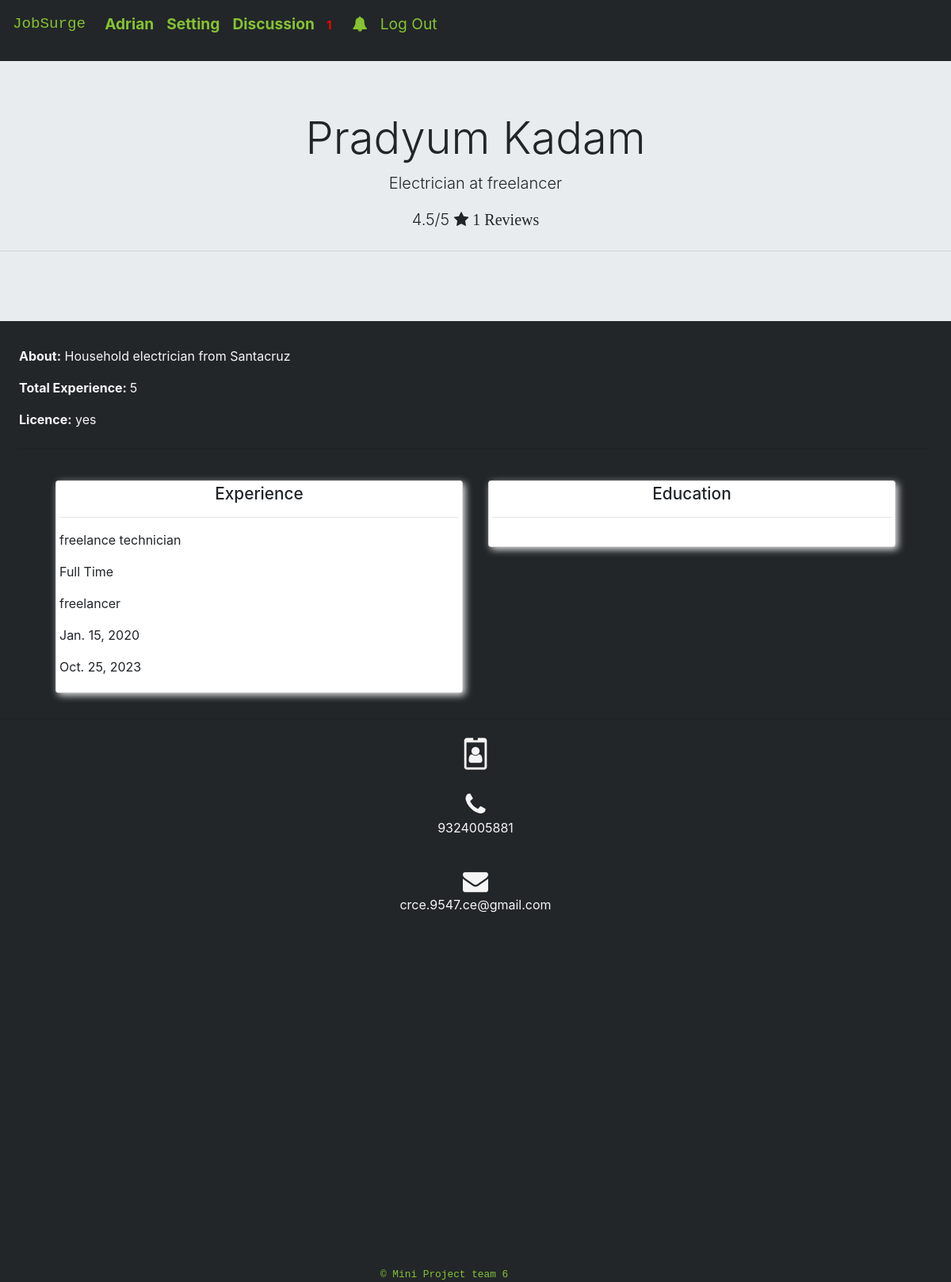
The page /account/profile/pradyum-8 (signed in) on the database its author committed.
### account/models.py (models this page shows, shortened)
class User(AbstractUser):
    username = models.CharField(max_length = 50, blank = False, null = False, unique = True)
    email = models.EmailField(validators=[EmailValidator],unique = True,blank = False)
    role = models.CharField(max_length = 50,blank = False, null = False,default ="role")
    is_technician = models.BooleanField('Technician', default=False)
    is_customer = models.BooleanField('Customer', default=False)
    USERNAME_FIELD = 'email'
    REQUIRED_FIELDS = ['username','role']
    objects = UserManager()

class Profile(models.Model):
    User = models.OneToOneField(User,on_delete=models.CASCADE,related_name="profile",unique=True)
    Fullname = models.CharField(max_length = 50, blank = True,null = True)
    Recovery_email = models.EmailField(validators=[EmailValidator],unique = False,blank = False,null = True)
    Address = models.ForeignKey(Address,null = True,on_delete=models.SET_NULL,related_name="address")
    Phone_number = models.CharField(max_length = 15,validators=[phonenumberValidator],null=True,blank=True)
    Designation = models.CharField(max_length = 50, blank = True,null = True)
    About = models.CharField(max_length = 50, blank = True,null = True)
    Licence = models.BooleanField('Licence',default=False)
    Totalexperience = models.IntegerField( blank = True,null = True,default=0)
    Education = models.ForeignKey(Education,null = True,on_delete=models.SET_NULL,related_name="education")
    Experience = models.ForeignKey(Experience,null = True,on_delete=models.SET_NULL,related_name="experience")
    objects = ProfileManager()

class Experience(models.Model):
    User = models.ForeignKey(User,on_delete=models.CASCADE,related_name="work")
    Title = models.CharField(max_length = 50, blank = True)
    Employment_type = models.CharField(max_length = 50, blank = True,choices=employment_type_choices)
    Company = models.CharField(max_length = 50, blank = True)
    Start_date = models.DateField()
    End_date = models.DateField()
    objects = ExperienceManager()

### account/views.py (the view)
# urls.py: path("profile/<str:username>-<int:id>",views.user_profile,name="user_profile"),
@login_required
def user_profile(request,**args):
    profile = util.get_user_profile(args["id"])
    user_info = User.objects.get(id=args["id"])
    obtained_reviews = advertisement.models.Review.objects.filter(Reviewee = user_info)
    return render(request,"account/profile.html",{
        "user_info":user_info,
        "profile":profile,
        "reviews":obtained_reviews,
        "average_reviews":obtained_reviews.aggregate(Avg('Rating')),
        })

### account/util.py (called while the page is built)
def get_user_profile(user_id):
    try:
        result = Profile.objects.select_related().get(User = user_id)
        return result
    except ObjectDoesNotExist:
        print("Profile for this user does not exists")
        return None

### advertisement/notification_custom_processor.py (called while the page is built)
def notification_check(request):
    try:
        count = account.models.Notification.objects.filter(User=request.user,Checked=False).count()
    except:
        count = 0
    return{'not_checked_notifications_count':count }

def discussion_check(request):
    try:
        count = account.models.Discussion.objects.filter(User=request.user,Checked=False).count()
    except:
        count = 0
    return{'not_checked_discussions_count':count }

def appointment_expiry_check(request):
    today = date.today()
    jobresponse_id = advertisement.models.Appointment.objects.all().values("Jobresponse")
    jobresponse =advertisement.models.JobResponse.objects.filter(Date__lt =today-timedelta(days=7)).filter(id__in = jobresponse_id)
    appointments = advertisement.models.Appointment.objects.all().filter(Jobresponse__id__in=jobresponse)
    jobs = advertisement.models.Job.objects.filter(id__in=appointments.values_list("Job",flat=True))
    jobs.update(Status = "Closed")
    jobs.delete()
    return{'Delete':True }

def google_key(request):
    return {'google_key': settings.GOOGLE_KEY}

### account/templates/account/profile.html (shortened to what this page needs)
{% extends "layout.html" %}
{% load static %}
{% block body %}
            <div class="profile" id="profile-title-{{user_info.id}}">
              <div class="jumbotron jumbotron-fluid" id="job-profile">
                <h1 class="display-4 text-center">
                  {%if profile.Fullname %}
                      {{profile.Fullname|title}}
                  {%else%}
                    {{user_info.username |title}}
                  {%endif%}
                </h1>
                <p class="lead text-center">
                  {%if user_info.is_technician %}
                    {% if profile.Designation %}
                      {{profile.Designation|title}} at
                    {%else%}
                      Employee at
                    {%endif%}
                    {% if profile.Experience.Company %}
                      {{profile.Experience.Company}}
                    {%else%}
                      -
                    {%endif%}
                  {%endif%}
                </p>
                <p class="lead text-center">
                  {% if reviews %}
                {{average_reviews.Rating__avg|floatformat}}/5
                  <small class=" fa fa-star"> {{reviews|length}} Reviews</small>
                  {%endif%}
                </p>
                <hr class="my-4">
              </div>
              {%if user_info.is_technician %}
              <div class ="about ms-sm-auto  px-md-4 ">
                <p>
                  <strong>About:</strong>
                  {% if profile.About %}
                  {{profile.About}}
                  {%else%}
                  -
                  {%endif%}
                </p>
                <p>
                  <strong>Total Experience: </strong>
                  {% if profile.Totalexperience %}
                  {{profile.Totalexperience }}
                  {%else%}
                  -
                  {%endif%}
                </p>
                <p>
                  <strong>Licence:</strong>
                  {% if profile.Licence %}
                  yes
                  {%else%}
                  No
                  {%endif%}
                  </p>
                <hr class="my-4">
              </div>
              <div class="container">
                <div class="row">
                  <main class="col-md-12 ms-sm-auto col-lg-12 px-md-4 flex-main " id="profile-about">
                      <div class="card flex-child  align-self-center p-1 m-3" id ="Experience-{{profile.Education.id}}">
                        <h1 class="card-title p-0 m-0 text-center">Experience</h1>
                        <hr>
                        <div class="card-body p-0 m-0">
                          <p> {{profile.Experience.Title}}</p>
                          <p> {{profile.Experience.Employment_type}}</p>
                          <p> {{profile.Experience.Company}}</p>
                          <p> {{profile.Experience.Start_date}}</p>
                          <p> {{profile.Experience.End_date}}</p>
                        </div>
                      </div>
                      <div class="card flex-child    p-1 m-3" id ="Education-{{profile.Education.id}}">
                        <h1 class="card-title p-0 m-0 text-center">Education</h1>
                        <hr>
                        <div class="card-body p-0 m-0 ">
                        </div>
                        </div>
                  </main>
                </div>
              </div>
              <hr>
              {%endif%}
                  <div class=" p-1 m-3" id ="Contact">
                    <h1 class=" p-0 m-0 text-center"><i class="fa fa-id-badge"></i></h1>
                    <div class="p-0 m-0 text-center">
                      <ul class="list-unstyled mb-0">
                        <li><i class="fa fa-phone mt-4 fa-2x"></i>
                          <p>
                            {% if profile.Phone_number %}
                            {{profile.Phone_number}}
                            {%else%}
                            -
                            {%endif%}
                          </p>
                        </li>
                        <li><i class="fa fa-envelope mt-4 fa-2x"></i>
                          <p>
                            {% if user_info.email %}
                            {{user_info.email }}
                            {%else%}
                            -
                            {%endif%}
                          </p>
                        </li>
                      </ul>
                    </div>
                  </div>
  {%endblock%}

### templates/layout.html (shortened to what this page needs)
{% load static %}
<!DOCTYPE html>
<html lang="en">
    <head>
        <link rel="stylesheet" href="https://stackpath.bootstrapcdn.com/bootstrap/4.4.1/css/bootstrap.min.css">
        <link rel="stylesheet" href="https://stackpath.bootstrapcdn.com/bootstrap/4.3.1/css/bootstrap.min.css">
        <link rel="stylesheet" type="text/css" href="{% static 'account/style.css' %}">
        <link rel="stylesheet" href="https://cdnjs.cloudflare.com/ajax/libs/font-awesome/4.7.0/css/font-awesome.min.css">
</head>
    <body>
        <nav class="navbar navbar-dropdown navbar-fixed-top  navbar-expand-lg navbar-light flex-row d-flex bd-highlight mb-3" id="main-nav">
            <a class="navbar-brand text-monospace" id = "logo" href="{% url 'advertisement:index' %}">JobSurge</a>
            <div class="collapse navbar-collapse" id="main">
              <ul class="navbar-nav mr-auto">
                {% if user.is_authenticated %}
                    <li class="nav-item active">
                        <a class="nav-link" href="{% url 'advertisement:user_account' username=user.username|slugify  %}"><strong>{{ user.username |title}}</strong>
                            <span class="sr-only">(current)</span></a>
                    </li>
                    <li class="nav-item">
                        <a class="nav-link" href="{% url 'account:account' %}">
                            <strong>Setting</strong>
                        </a>
                    </li>
                    <li class="nav-item">
                        <a class="nav-link " id="discussion"  href="{% url 'account:discussion' %}">
                            <span >
                                <strong>Discussion</strong>
                            </span>
                        </a>
                    </li>
                    <li class="nav-item">
                        <a class="nav-link " id="notification"  href="{% url 'account:notification' %}">
                            <span >
                                <strong  class="fa fa-bell"></strong>
                            </span>
                        </a>
                    </li>
                    <li class="nav-item">
                        <a class="nav-link" href="{% url 'account:logout' %}">Log Out</a>
                    </li>
                {% endif %}
              </ul>
            </div>
          </nav>
        <div class="body">
            {% block body %}
            {% endblock %}
        </div>
    </body>
      <footer id ="footer" class="mx-auto ">
        <small class=" text-monospace"> &#169; Mini Project team 6 </small>
   </footer>
</html>

### account/static/account/style.css (style rules this page uses)
body { background-color: #222629 !important; }
.active { color:#89532f; }
#footer small { position: sticky; left:40%; right:0; bottom: 0; }
#footer { position: relative; margin-top:35% !important; color: #86C232; }
a.nav-link { font-size: 1.2rem; }
nav#main-nav { background-color:#222629 ; }
nav#main-nav a { color: #86C232; font-size: 1.2rem; }
#profile-about .card { width:1%; box-shadow: 3px 3px 10px #e6e6e6; }
#profile-about h1 { font-size: 1.3rem; }
#profile-about .card-body { font-size: 1rem; }
.flex-main { display: inline-flex; justify-content: space-evenly; }
.flex-child { flex: 3; padding:20rem; align-self:flex-start; }
.about,#Contact { color:whitesmoke; }

### rows shown on the page
User: username "Adrian"
Profile: Fullname "Pradyum Kadam", Designation "Electrician", Experience.Company "freelancer", About "Household electrician from Santacruz", Totalexperience "5", Experience.Title "freelance technician", Experience.Employment_type "Full Time", Experience.Start_date "Jan. 15, 2020", Experience.End_date "Oct. 25, 2023", Phone_number "9324005881"
User: email "crce.9547.ce@gmail.com"

### other values the page prints
{{ average_reviews.Rating__avg|floatformat }} "4.5"
{{ reviews|length }} "1"
